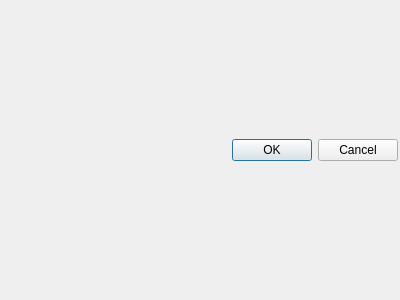
<?xml version="1.0" encoding="UTF-8"?>
<ui version="4.0">
 <class>ProdDlg</class>
 <widget class="QDialog" name="ProdDlg">
  <property name="geometry">
   <rect>
    <x>0</x>
    <y>0</y>
    <width>400</width>
    <height>300</height>
   </rect>
  </property>
  <property name="windowTitle">
   <string/>
  </property>
  <layout class="QVBoxLayout" name="verticalLayout">
   <property name="spacing">
    <number>2</number>
   </property>
   <property name="leftMargin">
    <number>2</number>
   </property>
   <property name="topMargin">
    <number>2</number>
   </property>
   <property name="rightMargin">
    <number>2</number>
   </property>
   <property name="bottomMargin">
    <number>2</number>
   </property>
   <item>
    <widget class="QDialogButtonBox" name="buttonBox">
     <property name="orientation">
      <enum>Qt::Horizontal</enum>
     </property>
     <property name="standardButtons">
      <set>QDialogButtonBox::Cancel|QDialogButtonBox::Ok</set>
     </property>
    </widget>
   </item>
  </layout>
 </widget>
 <resources/>
 <connections>
  <connection>
   <sender>buttonBox</sender>
   <signal>accepted()</signal>
   <receiver>ProdDlg</receiver>
   <slot>accept()</slot>
   <hints>
    <hint type="sourcelabel">
     <x>248</x>
     <y>254</y>
    </hint>
    <hint type="destinationlabel">
     <x>157</x>
     <y>274</y>
    </hint>
   </hints>
  </connection>
  <connection>
   <sender>buttonBox</sender>
   <signal>rejected()</signal>
   <receiver>ProdDlg</receiver>
   <slot>reject()</slot>
   <hints>
    <hint type="sourcelabel">
     <x>316</x>
     <y>260</y>
    </hint>
    <hint type="destinationlabel">
     <x>286</x>
     <y>274</y>
    </hint>
   </hints>
  </connection>
 </connections>
</ui>
